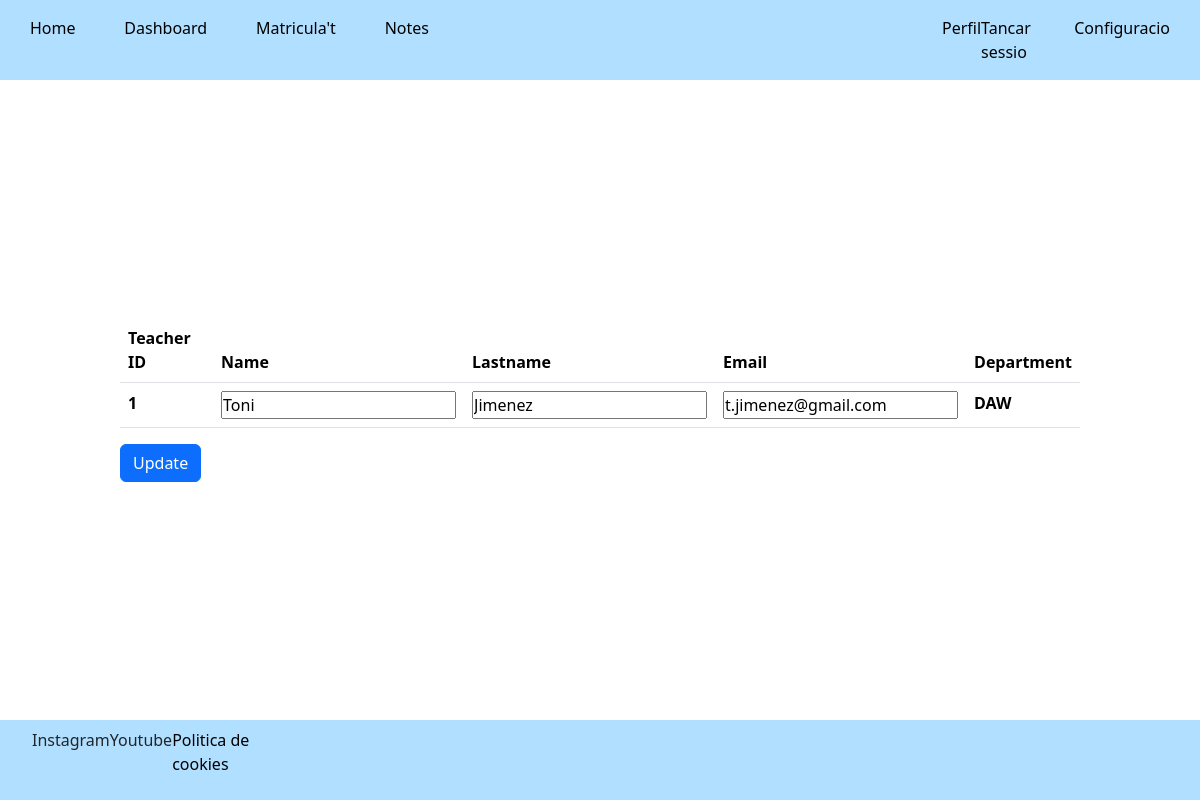
The page /updateProfile (signed in) on the database its author committed.
### tables this page shows
CREATE TABLE `profesores` (
  `USER_ID` int(11) NOT NULL,
  `ID` int(11) NOT NULL,
  `DEPARTAMENTO` varchar(255) NOT NULL
);

CREATE TABLE `users` (
  `USER_ID` int(11) NOT NULL,
  `NOMBRE` varchar(255) NOT NULL,
  `APELLIDOS` varchar(255) NOT NULL,
  `EMAIL` varchar(255) NOT NULL,
  `PASSWORD` varchar(255) NOT NULL,
  `ID_ROLE` int(11) NOT NULL
);

### src/render.php (called while the page is built, shortened)
<?php
function render(string $template, array $data=[]):string{
    require 'src/views/'.$template.'.tpl.php';
    $rendered = ob_get_clean();
    return (string)$rendered;
}

### index.php (called while the page is built, shortened)
<?php
    require 'src/routes.php';
    require 'src/functions.php';
    require 'src/translations.php';
    try{
        $controller =  getRoute($routes);
        require 'controllers/'.$controller.'.php';
    }
    catch(Exception $e){
        $_SESSION['error'] = $e->getMessage();
        require 'controllers/error.php';
    }
?>

### src/translations.php (called while the page is built, shortened)
<?php
    $dataTranslations = [
        'es' => ['nombre','apellidos','email', 'rol'],
        'ca' => ['nom','cognoms','email', 'rol'],
        'en' => ['name','lastname','email', 'role'],
        'de' => ['name','nachnamen','email', 'rolle'],
        'it' => ['nome','cognomes','email', 'ruolo'],
        'fr' => ['prenom','nom','email', 'role'],
    ];
    $navbarTranslations = [
        'es' => [
            'left'=> ['Home', 'Dashboard', 'Matricularse', 'Notas'],
            'right' => ['Perfil', 'Cerrar Sesion', 'Ajustes', 'Inicio Sesion', 'Registrarse'],
        ],
        'ca' => [
            'left'=> ['Home', 'Dashboard', "Matricula't", 'Notes'],
            'right' => ['Perfil', 'Tancar sessio', 'Configuracio', 'Inici Sessio', 'Registrar-se'],
        ],
        'en' => [
            'left'=> ['Home', 'Dashboard', 'Enrollment', 'Marks'],
            'right' => ['Profile', 'Logout', 'Settings', 'Login', 'Register'],
        ],
        'de' => [
            'left'=> ['Home', 'Dashboard', 'Schicken', 'Noten'],
            'right' => ['Profil', 'Zumachen session', 'Einstellungen', 'Anmeldung', 'Registrieren'],
        ],
        'it' => [
            'left'=> ['Home', 'Dashboard', 'Iscrivere', 'Votos'],
            'right' => ['Profilo', 'Chiudere sessione', 'Configurazione', 'Accedi', 'Registrati'],
        ],
        'fr' => [
            'left'=> ['Home', 'Dashboard', 'Immatriculer', 'Notes'],
            'right' => ['Profil', 'Fermer session', 'Configuration', "S'identifier", "S'enregistrer"],
        ],
    ];
?>

### config.php (called while the page is built)
<?php
    $dbhost="127.0.0.1";
    $dbname='escola';
    $dbuser='escoles';
    $dbpass='marc';
    $driver='mysql';
    $dsn=$driver.':host='.$dbhost.';dbname='.$dbname.';';
?>

### persistance/PDOAdapter.php (called while the page is built, shortened)
<?php
class PDOAdapter
{
    protected ?PDO $connection;
    public function __construct(string $dsn, string $username, string $password)
    {
        try {
            $this->connection = new PDO($dsn, $username, $password);
            $this->connection->setAttribute(PDO::ATTR_ERRMODE, PDO::ERRMODE_EXCEPTION);
            $this->connection->setAttribute(PDO::ATTR_DEFAULT_FETCH_MODE, PDO::FETCH_ASSOC);
        } catch (PDOException $ex) {
            throw new PDOException("DB Connection Failure: " . $ex->getMessage());
        }
    }
    public function prepareQuery(string $query)
    {
        return $this->connection->prepare($query);
    }
    public function executeQuery(object $prepared, array $options = [])
    {
        $prepared->execute($options);
    }
    private function setQueryFields(array $arrayFields)
    {
        $query = "";
        $i = 0;
        foreach ($arrayFields as $field => $table) {
            if ($i != sizeof($arrayFields) - 1) {
                $query .= "$table.$field ,";
            } else $query .= "$table.$field";
            $i++;
        }
        return $query;
    }
    public function select(string $table, array $fields = [], array $alias = [])
    {
        if (sizeof($alias) > 0) {
            $queryFields = str_replace(array('(', ')'), '', $this->setAlias($fields, $alias));
        } else {
            $queryFields = $this->setQueryFields($fields);
        }
        $query = "SELECT $queryFields FROM $table";
        return $query;
    }
    public function innerJoin(string $table1, string $table2,  $pk, $fk)
    {
        $query = " INNER JOIN $table2 ON $table1.$pk = $table2.$fk";
        return $query;
    }
    public function condition(string $conditionFieldName, string $table, string $symbol)
    {
        if($symbol == '=') return " WHERE $table.$conditionFieldName = :$conditionFieldName";
        else return " WHERE $table.$conditionFieldName != :$conditionFieldName";
    }
    public function getResponse(string $query, array $options = [])
    {
        $result = $this->prepareQuery($query);
        $this->executeQuery($result, $options);
        $response = $result->fetchAll(PDO::FETCH_ASSOC);
        if (sizeof($response) > 0) {
            return $response;
        }
        return null;
    }
}

### conexion.php (called while the page is built)
<?php
require 'config.php';
require 'persistance/PDOAdapter.php';
try{
    $db = new PDOAdapter($dsn, $dbuser, $dbpass);
} catch (PDOException $e){
    throw new Exception("An unexpected error has occurred");
}
?>

### src/views/updateProfile.tpl.php (the view, shortened to what this page needs)
<?php
include_once 'partials/header.tpl.php';
?>
<body>
    <div class="container-fluid">
        <?php
            echo generateNavBar($navbarOptions);
        ?>
        <main class="d-flex">
            <div class="profile">
                <form action="updateProfileController" method="post">
                    <table class="table">
                        <thead>
                        <?php
                            if($userRole == 1){
                                echo "<tr>
                                <th scope='col'>Student ID</th>
                                <th scope='col'>Name</th>
                                <th scope='col'>Lastname</th>
                                <th scope='col'>Email</th>
                                <th scope='col'>Birthdate</th>
                                <th scope='col'>Address</th>
                            </tr>";
                            }
                            else {
                                echo "<tr>
                                <th scope='col'>Teacher ID</th>
                                <th scope='col'>Name</th>
                                <th scope='col'>Lastname</th>
                                <th scope='col'>Email</th>
                                <th scope='col'>Department</th>
                            </tr>";
                            }
                        ?>
                        </thead>
                        <tbody>
                        <?php
                            if($userRole == 1){
                                echo "<tr>
                                <th scope='row'>". $userDataProfile['id']."</th>
                                <td><input type='text' name='name' id='name' value='". $userDataProfile['nombre']."' required></td>
                                <td><input type='text' name='lastname' id='lastname' value='". $userDataProfile['apellidos']."' required></td>
                                <td><input type='text' name='email' id='email' value='". $userDataProfile['email']."' required></td>
                                <td><input type='date' name='birthdate' id='birthdate' value='". $userDataProfile['fecha_nacimiento']."'></td>
                                <td><input type='text' name='address' id='address' value='". $userDataProfile['direccion']."'></td>
                            </tr>";
                            }
                            else {
                                echo "<tr>
                                <th scope='row'>". $userDataProfile['id']."</th>
                                <td><input type='text' name='name' id='name' value='". $userDataProfile['nombre']."'></td>
                                <td><input type='text' name='lastname' id='lastname' value='". $userDataProfile['apellidos']."'></td>
                                <td><input type='text' name='email' id='email' value='". $userDataProfile['email']."'></td>
                                <th>". $userDataProfile['departamento']."</th>
                            </tr>";
                            }
                        ?>
                        </tbody>
                    </table>
                    <button type="submit" class="btn btn-primary">Update</button>
                </form>
            </div>
        </main>
        <?php
        include_once 'partials/footer.tpl.php'
        ?>
    </div>
</body>
</html>

### public/css/style.css (style rules this page uses)
* { margin: 0; padding: 0; box-sizing: border-box; }
.container-fluid { padding: 0; height: 100vh; }
main { min-height: 80vh; justify-content: center; align-items: center; }
.profile { width: 80%; }
.table { width: 100%; }

### rows shown on the page
profesores: ID "1", name "Toni", lastname "Jimenez", email "t.jimenez@gmail.com", DEPARTAMENTO "DAW"

### other values the page prints
$option['text'] "Home"
$option['text'] "Dashboard"
$option['text'] "Matricula't"
$option['text'] "Notes"
$option['text'] "Perfil"
$option['text'] "Tancar sessio"
$option['text'] "Configuracio"
$footerTranslations[$lang][0] "Politica de cookies"
